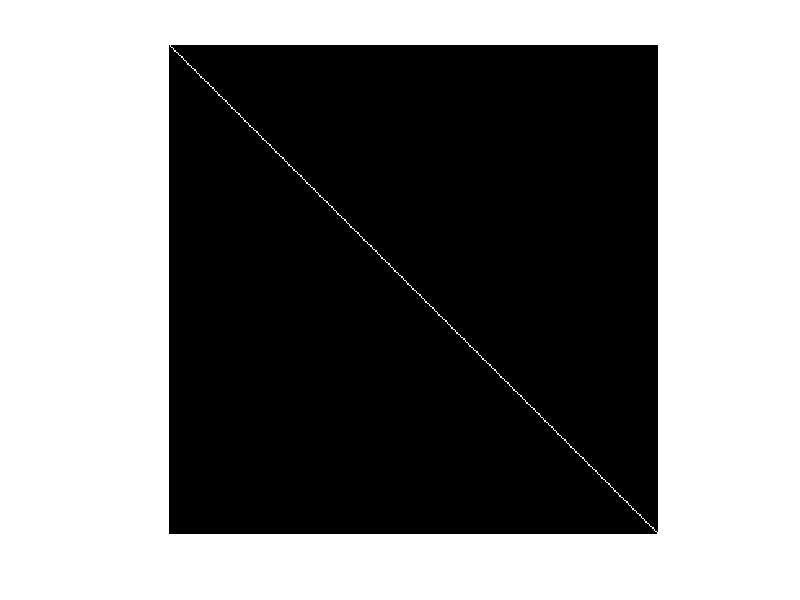

This chart was generated by the following MATLAB code: (Note: this script raises an error after producing the figure.)
% cd Img_Processing/BE1
% I
A = eye(3);
B = [3 2 4;
    1 2 8;
    6 1 5];
C = A + B;
D = B * 40;
%%
% II

% II.1
E = eye(300);
figure(1); imshow(E)
%%

% II.2
bat = imread("BATEAU.PGM");
bat;
figure(1); imshow(bat)

% De la comprssion avec perte
% Avantages : prend moins de place
% Inconvénient : perte d'information (irrév)

bateau = imread("BATEAU.JPG");
bateau;
figure(2); imshow(bateau)
%%
% III

% III.1

figure(3), imhist(bateau)

bs = imread("BATEAUSOMBRE.JPG");
bs;
figure(1); imshow(bs)
figure(2), imhist(bs)

equalized = histeq(bs, 255)
figure(1); imshow(equalized)

% Concl sur hist & égalisation : 
%%
% III.2
bruit = uint8(randi([0, 20], [256, 256]))
bb = bateau + bruit
figure(1); imshow(bb)
bts = bs + bruit
figure(1); imshow(bts)

% En zoomant sur les mm zones :
% Ressemble au bruit qd photo prise en faible luminosité

z = imnoise(bat, 'salt & pepper')
figure(1); imshow(z)

% Pk ça s'appelle "poivre & sel" : 
%%
% III.3

% sine4
sinus4 = imread("sine4.png")
figure(1); imshow(sinus4)

F4 = fft2(sinus4)
figure(1); imshow(abs(F4))

Fs4 = fftshift(F4)
figure(1); imshow(abs(Fs4))

log_Fs4 = log(1 + abs(Fs4))
figure(1); imshow(abs(log_Fs4))
imshow(log_Fs4, [])

% sine16
sinus16 = imread("sine16.png")
figure(1); imshow(sinus16)

F16 = fft2(sinus16)
figure(1); imshow(abs(F16))

Fs16 = fftshift(F16)
figure(1); imshow(abs(Fs16))

log_Fs16 = log(1 + abs(Fs16))
figure(1); imshow(abs(log_Fs16))
imshow(log_Fs16, [])

% Observation : on voit bien la fréquence du sinus
%%
% IV

merR = imread("mer-R.JPG")
figure(1); imshow(merR)
merG = imread("mer-V.JPG")
figure(1); imshow(merG)
merB = imread("mer-B.JPG")
figure(1); imshow(merB)

mer = cat(3, merR, merG, merB) % concat sur la "3ème" dimension
figure(1); imshow(mer)
%%
% V

bw = imread("BW.bmp")
figure(1); imshow(bw)
H = ones(3, 3) / 9

f0 = filter2(H, bw) % convoluer le 1e arg sur le second
uint8(f0)
figure(1); imshow(f0)
% Les valeurs c juste n * 255 / 9, donc 0, 28, 57, 85, 113, 142, 170, 198, 227, 255
% C un lissage : bah on a convolué avec une sorte de rectangle ie.
% multiplié en fréquence avec un sinus cardinal, c bien une sorte de
% passe-bas

figure(1); imshow(bateau)
f1 = uint8(filter2(H, bateau)) % convoluer le 1e arg sur le second
figure(2); imshow(f1)
% passe-bas, déjà dit

I = [1 1 1;
    1 9 1;
    1 1 1] / 9
f2 = uint8(filter2(I, bateau)) % convoluer le 1e arg sur le second
figure(3); imshow(f2)
% I un peu + en cloche, du coup sa TF aussi, donc passe-bas

batgauss = imgaussfilt(bateau)
figure(1); imshow(batgauss)
batsob = edge(bateau, 'sobel')
figure(1); imshow(batsob)
batcanny = edge(bateau, 'canny')
figure(1); imshow(batcanny)
%%
% VI

% VI.1
A = [10 2 9;
    4 18 14;
    22 7 25]
figure(1); imshow(A)
B = imresize(A, [6, 6], 'nearest') % méthode nearest neighbor
figure(1); imshow(B)
C = uint8(imresize(A, [6, 6], 'bilinear')) % méthode bilinéaire (combi liné des 4 px voisins)
figure(1); imshow(C)
D = uint8(imresize(A, [6, 6], 'bicubic')) % méthode bicubique (combi liné des 16 px voisins)
figure(1); imshow(D)
%%
% VI.2
figure(1); imshow(bat)
B = imresize(bat, [600, 600], 'nearest') % méthode nearest neighbor
figure(1); imshow(B) % purement agrandie
C = uint8(imresize(bat, [600, 600], 'bilinear')) % méthode bilinéaire (combi liné des 4 px voisins)
figure(1); imshow(C) % un peu + floue
D = uint8(imresize(bat, [600, 600], 'bicubic')) % méthode bicubique (combi liné des 16 px voisins)
figure(1); imshow(D) % encore un peu + floue